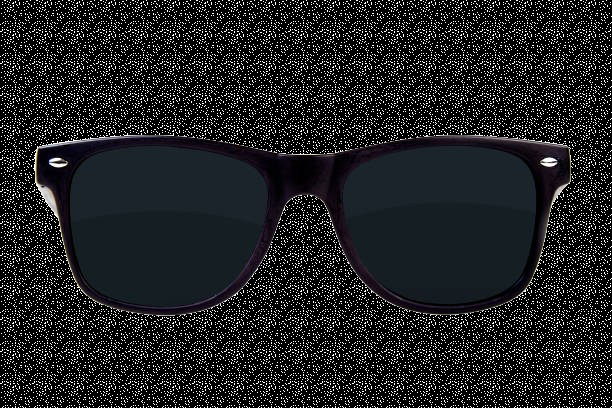
#> input picture CS 445 FINAL PROJ/samples/shades.png, 612 x 408 px
$ jupyter execute CS445_final.ipynb   (shell and % lines are left out)
#> lines starting #> are read from the running program, lines starting #| are printed output that depends on the picture
[cell 1]
print("fuck this s|hhhhitiii000000000")

[cell 2]
import cv2

import numpy as np
import scipy as sc
from matplotlib.colors import LogNorm
from scipy import signal

# modify to where you store your project data including utils.py
datadir = "/Users/pranav/Desktop/CS445/fianl_proj/"


utilfn = datadir + "utils.py"
samplesfn = datadir + "samples"
import utils

[cell 3]
# switch from notebook to inline if using colab or otherwise cannot use interactive display)
import matplotlib.pyplot as plt

Shades Filter

[cell 4]
# File paths
shades_file = 'samples/shades.png'
face_file = 'samples/nazar_face.jpeg'


im1 = cv2.imread(shades_file, cv2.IMREAD_COLOR)
#> im1 is the input picture: shape (408, 612, 3); mean B, G, R 35.7, 33.8, 32.5
im2 = cv2.imread(face_file, cv2.IMREAD_COLOR)
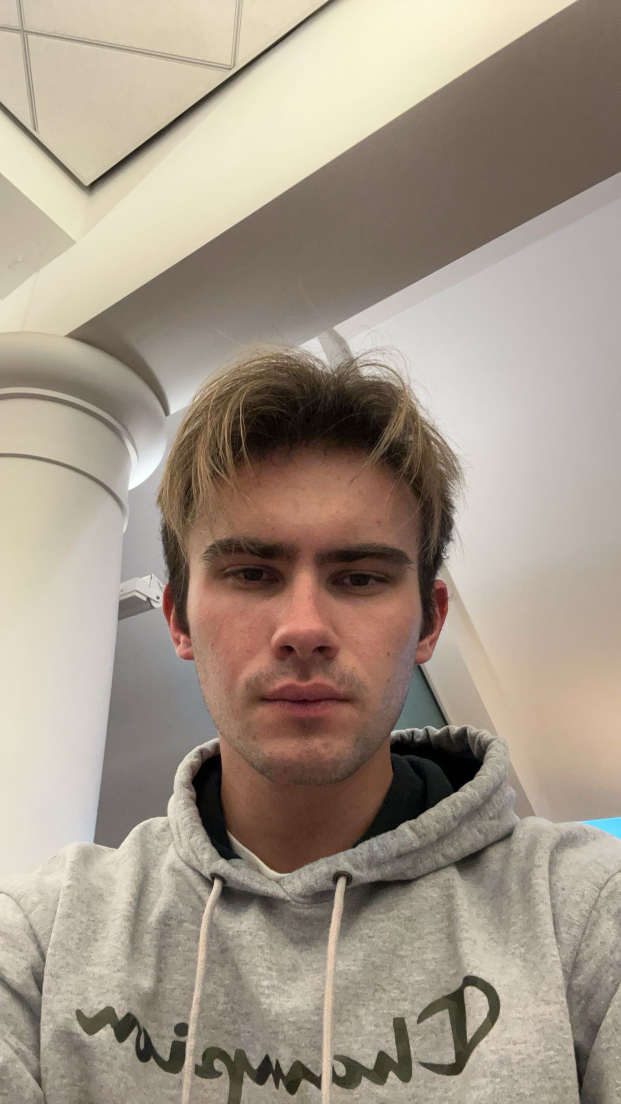
#> input picture CS 445 FINAL PROJ/samples/nazar_face.jpeg, 1242 x 2208 px (shown at 1/2 size)
#> im2 is the input picture: shape (2208, 1242, 3); mean B, G, R 136, 150.3, 163.1


plt.subplot(1, 2, 1)
plt.imshow(cv2.cvtColor(im1, cv2.COLOR_BGR2RGB))
plt.title('Shades Image')
plt.axis('off')

plt.subplot(1, 2, 2)
plt.imshow(cv2.cvtColor(im2, cv2.COLOR_BGR2RGB))
plt.title('Face Image')
plt.axis('off')

plt.show()
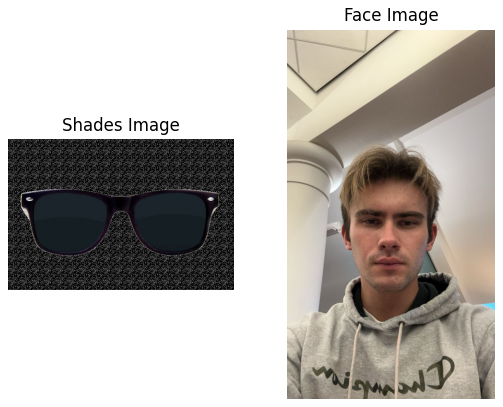
#> figure drawn by matplotlib, 2 panels
